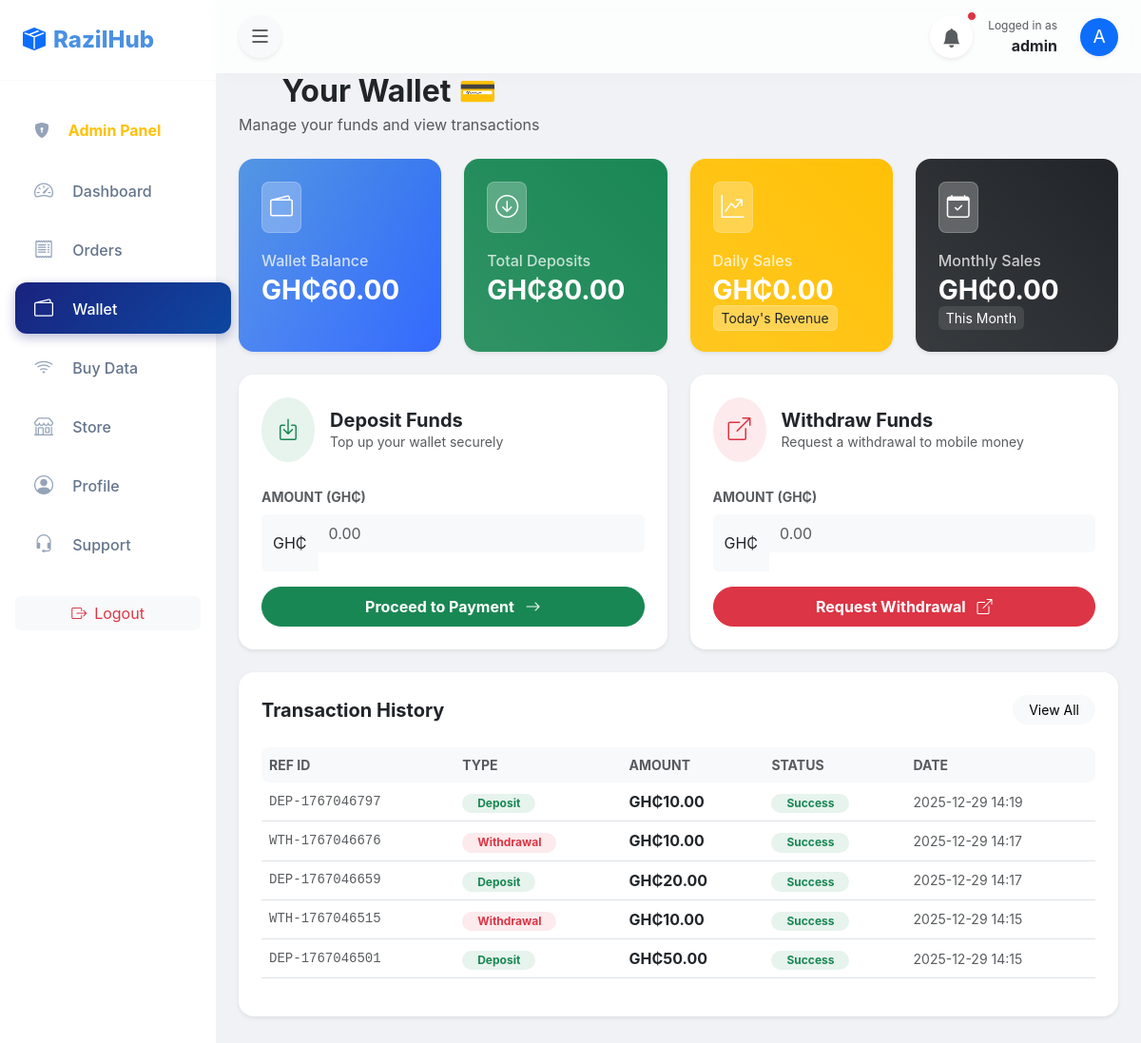
Page /wallet (signed in) on the committed database.
### app.py (models this page shows)
class User(UserMixin, db.Model):
    id = db.Column(db.Integer, primary_key=True)
    first_name = db.Column(db.String(100))
    last_name = db.Column(db.String(100))
    username = db.Column(db.String(50), unique=True)
    email = db.Column(db.String(120), unique=True)
    mobile = db.Column(db.String(20))
    password = db.Column(db.String(200))
    balance = db.Column(db.Float, default=0.0)
    is_admin = db.Column(db.Boolean, default=False)
    is_suspended = db.Column(db.Boolean, default=False) # New field for suspension

class Transaction(db.Model):
    id = db.Column(db.Integer, primary_key=True)
    user_id = db.Column(db.Integer, db.ForeignKey('user.id'), nullable=False)
    reference = db.Column(db.String(100), unique=True, nullable=False) # Paystack ref
    type = db.Column(db.String(20), nullable=False) # Deposit, Withdrawal
    amount = db.Column(db.Float, nullable=False)
    status = db.Column(db.String(20), default='Pending') # Pending, Success, Failed
    date = db.Column(db.DateTime, default=datetime.utcnow)
    user = db.relationship('User', backref=db.backref('transactions', lazy=True))

### app.py (the view)
@app.route("/wallet")
@login_required
def wallet():
    today = datetime.utcnow().date()
    daily_sales = 0.0 # Sum of orders today
    monthly_sales = 0.0 # Sum of orders this month
    transactions = Transaction.query.filter_by(user_id=current_user.id).order_by(Transaction.date.desc()).all()
    return render_template(
        "wallet.html",
        balance=current_user.balance,
        daily_sales=daily_sales,
        monthly_sales=monthly_sales,
        transactions=transactions
    )

### templates/wallet.html (shortened to what this page needs)
{% extends 'dashboard_layout.html' %}
{% block content %}
<div class="d-flex align-items-end justify-content-between mb-4">
    <div>
        <h2 class="fw-bold text-dark mb-1">Your Wallet 💳</h2>
        <p class="text-muted mb-0">Manage your funds and view transactions</p>
    </div>
</div>
<div class="row g-4 mb-4">
    <div class="col-md-3">
        <div class="card stat-card bg-gradient-primary text-white h-100 border-0 shadow-sm rounded-4">
            <div class="card-body p-4">
                <div class="d-flex justify-content-between align-items-start mb-4">
                    <div class="p-2 bg-white bg-opacity-25 rounded-3">
                        <i class="bi bi-wallet2 fs-4 text-white"></i>
                    </div>
                </div>
                <h6 class="card-subtitle text-white text-opacity-75 mb-1">Wallet Balance</h6>
                <h3 class="fw-bold mb-0">GH₵{{ "{:,.2f}".format(balance) }}</h3>
            </div>
        </div>
    </div>
    <div class="col-md-3">
        <div class="card stat-card bg-success text-white h-100 border-0 shadow-sm rounded-4">
            <div class="card-body p-4">
                <div class="d-flex justify-content-between align-items-start mb-4">
                    <div class="p-2 bg-white bg-opacity-25 rounded-3">
                        <i class="bi bi-arrow-down-circle fs-4 text-white"></i>
                    </div>
                </div>
                <h6 class="card-subtitle text-white text-opacity-75 mb-1">Total Deposits</h6>
                <h3 class="fw-bold mb-0">GH₵{{ "{:,.2f}".format(transactions | selectattr('type', 'equalto', 'Deposit')
                    | sum(attribute='amount')) }}</h3>
            </div>
        </div>
    </div>
    <div class="col-md-3">
        <div class="card stat-card bg-warning text-white h-100 border-0 shadow-sm rounded-4">
            <div class="card-body p-4">
                <div class="d-flex justify-content-between align-items-start mb-4">
                    <div class="p-2 bg-white bg-opacity-25 rounded-3">
                        <i class="bi bi-graph-up-arrow fs-4 text-white"></i>
                    </div>
                </div>
                <h6 class="card-subtitle text-white text-opacity-75 mb-1">Daily Sales</h6>
                <h3 class="fw-bold mb-0">GH₵{{ "{:,.2f}".format(daily_sales) }}</h3>
                <small class="text-dark bg-white bg-opacity-25 px-2 py-1 rounded">Today's Revenue</small>
            </div>
        </div>
    </div>
    <div class="col-md-3">
        <div class="card stat-card bg-dark text-white h-100 border-0 shadow-sm rounded-4">
            <div class="card-body p-4">
                <div class="d-flex justify-content-between align-items-start mb-4">
                    <div class="p-2 bg-white bg-opacity-25 rounded-3">
                        <i class="bi bi-calendar-check fs-4 text-white"></i>
                    </div>
                </div>
                <h6 class="card-subtitle text-white text-opacity-75 mb-1">Monthly Sales</h6>
                <h3 class="fw-bold mb-0">GH₵{{ "{:,.2f}".format(monthly_sales) }}</h3>
                <small class="text-white bg-white bg-opacity-10 px-2 py-1 rounded">This Month</small>
            </div>
        </div>
    </div>
</div>
<div class="row g-4 mb-4">
    <div class="col-md-6">
        <div class="card h-100 border-0 shadow-sm rounded-4">
            <div class="card-body p-4">
                <div class="d-flex align-items-center gap-3 mb-4">
                    <div class="p-3 bg-success bg-opacity-10 text-success rounded-circle">
                        <i class="bi bi-box-arrow-in-down fs-4"></i>
                    </div>
                    <div>
                        <h5 class="fw-bold text-dark mb-0">Deposit Funds</h5>
                        <p class="text-muted small mb-0">Top up your wallet securely</p>
                    </div>
                </div>
                <form method="POST" action="{{ url_for('deposit') }}">
                    <div class="mb-3">
                        <label class="form-label fw-bold small text-uppercase text-muted">Amount (GH₵)</label>
                        <div class="input-group">
                            <span class="input-group-text bg-light border-0">GH₵</span>
                            <input type="number" name="amount" class="form-control bg-light border-0 py-2"
                                placeholder="0.00" min="1" step="0.01" required>
                        </div>
                    </div>
                    <button type="submit" class="btn btn-success w-100 rounded-pill fw-bold py-2">
                        Proceed to Payment <i class="bi bi-arrow-right ms-2"></i>
                    </button>
                </form>
            </div>
        </div>
    </div>
    <div class="col-md-6">
        <div class="card h-100 border-0 shadow-sm rounded-4">
            <div class="card-body p-4">
                <div class="d-flex align-items-center gap-3 mb-4">
                    <div class="p-3 bg-danger bg-opacity-10 text-danger rounded-circle">
                        <i class="bi bi-box-arrow-up-right fs-4"></i>
                    </div>
                    <div>
                        <h5 class="fw-bold text-dark mb-0">Withdraw Funds</h5>
                        <p class="text-muted small mb-0">Request a withdrawal to mobile money</p>
                    </div>
                </div>
                <form method="POST" action="{{ url_for('withdraw') }}">
                    <div class="mb-3">
                        <label class="form-label fw-bold small text-uppercase text-muted">Amount (GH₵)</label>
                        <div class="input-group">
                            <span class="input-group-text bg-light border-0">GH₵</span>
                            <input type="number" name="amount" class="form-control bg-light border-0 py-2"
                                placeholder="0.00" min="1" step="0.01" required>
                        </div>
                    </div>
                    <button type="submit" class="btn btn-danger w-100 rounded-pill fw-bold py-2">
                        Request Withdrawal <i class="bi bi-box-arrow-up-right ms-2"></i>
                    </button>
                </form>
            </div>
        </div>
    </div>
</div>
<div class="card border-0 shadow-sm rounded-4 p-4">
    <div class="d-flex justify-content-between align-items-center mb-4">
        <h5 class="fw-bold text-dark mb-0">Transaction History</h5>
        <a href="#" class="btn btn-light btn-sm rounded-pill px-3">View All</a>
    </div>
    <div class="table-responsive">
        <table class="table table-hover align-middle">
            <thead class="table-light">
                <tr>
                    <th class="border-0 rounded-start-3 text-muted small text-uppercase">Ref ID</th>
                    <th class="border-0 text-muted small text-uppercase">Type</th>
                    <th class="border-0 text-muted small text-uppercase">Amount</th>
                    <th class="border-0 text-muted small text-uppercase">Status</th>
                    <th class="border-0 rounded-end-3 text-muted small text-uppercase">Date</th>
                </tr>
            </thead>
            <tbody>
                {% if transactions %}
                {% for txn in transactions %}
                <tr>
                    <td class="text-muted small font-monospace">{{ txn.reference }}</td>
                    <td>
                        {% if txn.type == 'Deposit' %}
                        <span class="badge bg-success bg-opacity-10 text-success rounded-pill px-3">Deposit</span>
                        {% else %}
                        <span class="badge bg-danger bg-opacity-10 text-danger rounded-pill px-3">Withdrawal</span>
                        {% endif %}
                    </td>
                    <td class="fw-bold">GH₵{{ "{:,.2f}".format(txn.amount) }}</td>
                    <td>
                        {% if txn.status == 'Success' %}
                        <span class="badge bg-success bg-opacity-10 text-success rounded-pill px-3">Success</span>
                        {% elif txn.status == 'Pending' %}
                        <span class="badge bg-warning bg-opacity-10 text-warning rounded-pill px-3">Pending</span>
                        {% else %}
                        <span class="badge bg-danger bg-opacity-10 text-danger rounded-pill px-3">Failed</span>
                        {% endif %}
                    </td>
                    <td class="text-muted small">{{ txn.date.strftime('%Y-%m-%d %H:%M') }}</td>
                </tr>
                {% endfor %}
                {% endif %}
            </tbody>
        </table>
    </div>
</div>
{% endblock %}

### templates/dashboard_layout.html (shortened to what this page needs)
<!DOCTYPE html>
<html lang="en">
<head>
    <link href="https://cdn.jsdelivr.net/npm/bootstrap@5.3.0/dist/css/bootstrap.min.css" rel="stylesheet">
    <link rel="stylesheet" href="https://cdn.jsdelivr.net/npm/bootstrap-icons@1.10.0/font/bootstrap-icons.css">
    <link rel="stylesheet" href="{{ url_for('static', filename='css/style.css') }}">
</head>
<body>
    <div class="d-flex" id="wrapper">
        <div class="border-0 shadow-none bg-white" id="sidebar-wrapper">
            <div class="sidebar-heading border-bottom border-light">
                <div class="d-flex align-items-center gap-2">
                    <i class="bi bi-box-seam-fill fs-4 text-primary"></i>
                    <span>RazilHub</span>
                </div>
            </div>
            <div class="list-group list-group-flush py-4">
                {% if current_user.is_admin %}
                <a href="{{ url_for('admin_dashboard') }}"
                    class="list-group-item list-group-item-action text-warning fw-bold mb-2">
                    <i class="bi bi-shield-lock-fill me-3"></i> Admin Panel
                </a>
                {% endif %}
                <a href="{{ url_for('dashboard') }}"
                    class="list-group-item list-group-item-action {% if request.endpoint == 'dashboard' %}active{% endif %}">
                    <i class="bi bi-speedometer2 me-3 fs-5"></i> Dashboard
                </a>
                <a href="{{ url_for('orders') }}"
                    class="list-group-item list-group-item-action {% if request.endpoint == 'orders' %}active{% endif %}">
                    <i class="bi bi-receipt me-3 fs-5"></i> Orders
                </a>
                <a href="{{ url_for('wallet') }}"
                    class="list-group-item list-group-item-action {% if request.endpoint == 'wallet' %}active{% endif %}">
                    <i class="bi bi-wallet2 me-3 fs-5"></i> Wallet
                </a>
                <a href="{{ url_for('buy_data') }}"
                    class="list-group-item list-group-item-action {% if request.endpoint == 'buy_data' %}active{% endif %}">
                    <i class="bi bi-wifi me-3 fs-5"></i> Buy Data
                </a>
                <a href="{{ url_for('store') }}"
                    class="list-group-item list-group-item-action {% if request.endpoint == 'store' or 'store' in request.endpoint %}active{% endif %}">
                    <i class="bi bi-shop me-3 fs-5"></i> Store
                </a>
                <a href="{{ url_for('profile') }}"
                    class="list-group-item list-group-item-action {% if request.endpoint == 'profile' %}active{% endif %}">
                    <i class="bi bi-person-circle me-3 fs-5"></i> Profile
                </a>
                <a href="{{ url_for('support') }}"
                    class="list-group-item list-group-item-action {% if request.endpoint == 'support' %}active{% endif %}">
                    <i class="bi bi-headset me-3 fs-5"></i> Support
                </a>
                <div class="mt-auto pt-4 px-3">
                    <a href="{{ url_for('logout') }}"
                        class="btn btn-light text-danger border-0 w-100 d-flex align-items-center justify-content-center gap-2 hover-danger">
                        <i class="bi bi-box-arrow-right"></i> Logout
                    </a>
                </div>
            </div>
        </div>
        <div id="page-content-wrapper">
            <nav class="navbar navbar-expand-lg navbar-light border-0 px-4 py-3">
                <div class="container-fluid p-0">
                    <button
                        class="btn btn-light shadow-sm border-0 d-flex align-items-center justify-content-center rounded-circle"
                        id="sidebarToggle" style="width: 45px; height: 45px;">
                        <i class="bi bi-list fs-4 text-dark"></i>
                    </button>
                    <div class="ms-auto d-flex align-items-center gap-3">
                        <div class="dropdown">
                            <button class="btn btn-white position-relative rounded-circle p-2 shadow-sm" type="button"
                                id="notificationDropdown" data-bs-toggle="dropdown" aria-expanded="false"
                                style="width: 45px; height: 45px; background: white;">
                                <i class="bi bi-bell-fill text-muted fs-5"></i>
                                {% set show_badge = False %}
                                {% if site_notice %}
                                {% if not current_user.last_read_notice_timestamp or (site_notice_timestamp and
                                current_user.last_read_notice_timestamp < site_notice_timestamp) %} {% set
                                    show_badge=True %} {% endif %} {% endif %} {% if show_badge %} <span
                                    id="notificationBadge"
                                    class="position-absolute top-0 start-100 translate-middle p-1 bg-danger border border-light rounded-circle">
                                    </span>
                                    {% endif %}
                            </button>
                        </div>
                        <div class="d-none d-md-block text-end me-2">
                            <small class="text-muted d-block" style="font-size: 0.75rem;">Logged in as</small>
                            <span class="fw-bold text-dark">{{ current_user.username }}</span>
                        </div>
                        <div class="rounded-circle bg-primary text-white d-flex align-items-center justify-content-center shadow-sm"
                            style="width: 40px; height: 40px; font-size: 1.2rem;">
                            {{ current_user.username[0] | upper }}
                        </div>
                    </div>
                </div>
            </nav>
            <div class="container-fluid px-4 pb-5">
                <div class="fade-in">
                    {% block content %}{% endblock %}
                </div>
            </div>
        </div>
    </div>
</body>
</html>

### rows in the picture
User: username "admin", username "A", balance "60.00"
Transaction: reference "DEP-1767046797", type "Deposit", amount "10.00", status "Success", date "2025-12-29 14:19"
Transaction: reference "WTH-1767046676", type "Withdrawal", amount "10.00", status "Success", date "2025-12-29 14:17"
Transaction: reference "DEP-1767046659", type "Deposit", amount "20.00", status "Success", date "2025-12-29 14:17"
Transaction: reference "WTH-1767046515", type "Withdrawal", amount "10.00", status "Success", date "2025-12-29 14:15"
Transaction: reference "DEP-1767046501", type "Deposit", amount "50.00", status "Success", date "2025-12-29 14:15"

### other values in the picture
{{ "{:,.2f}".format(monthly_sales) }} "0.00"
